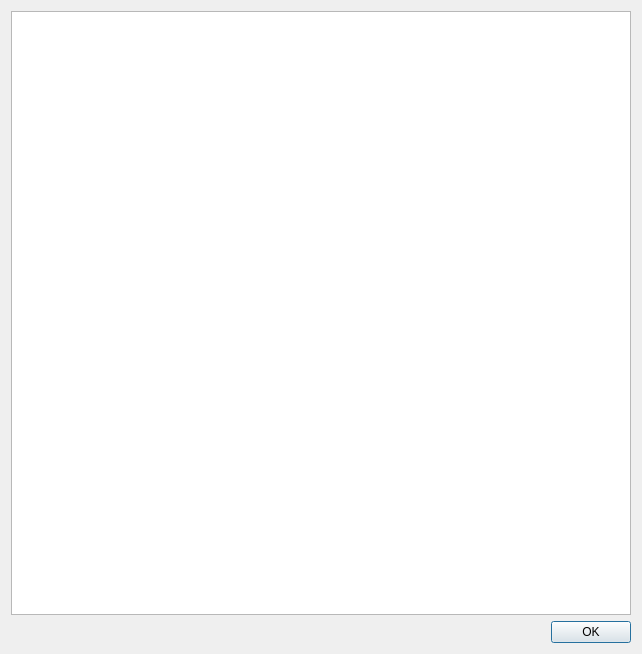
<?xml version="1.0" encoding="UTF-8"?>
<ui version="4.0">
 <class>TagsHelp</class>
 <widget class="QDialog" name="TagsHelp">
  <property name="geometry">
   <rect>
    <x>0</x>
    <y>0</y>
    <width>642</width>
    <height>654</height>
   </rect>
  </property>
  <property name="windowTitle">
   <string>Tags Help</string>
  </property>
  <layout class="QVBoxLayout" name="verticalLayout">
   <item>
    <widget class="QTextBrowser" name="textBrowser">
     <property name="html">
      <string>&lt;!DOCTYPE HTML PUBLIC &quot;-//W3C//DTD HTML 4.0//EN&quot; &quot;http://www.w3.org/TR/REC-html40/strict.dtd&quot;&gt;
&lt;html&gt;&lt;head&gt;&lt;meta name=&quot;qrichtext&quot; content=&quot;1&quot; /&gt;&lt;style type=&quot;text/css&quot;&gt;
p, li { white-space: pre-wrap; }
&lt;/style&gt;&lt;/head&gt;&lt;body style=&quot; font-family:'Sans Serif'; font-size:9pt; font-weight:400; font-style:normal;&quot;&gt;
&lt;p style=&quot;-qt-paragraph-type:empty; margin-top:0px; margin-bottom:0px; margin-left:0px; margin-right:0px; -qt-block-indent:0; text-indent:0px;&quot;&gt;&lt;br /&gt;&lt;/p&gt;&lt;/body&gt;&lt;/html&gt;</string>
     </property>
    </widget>
   </item>
   <item>
    <widget class="QDialogButtonBox" name="buttonBox">
     <property name="orientation">
      <enum>Qt::Horizontal</enum>
     </property>
     <property name="standardButtons">
      <set>QDialogButtonBox::Ok</set>
     </property>
     <property name="centerButtons">
      <bool>false</bool>
     </property>
    </widget>
   </item>
  </layout>
 </widget>
 <resources/>
 <connections>
  <connection>
   <sender>buttonBox</sender>
   <signal>accepted()</signal>
   <receiver>TagsHelp</receiver>
   <slot>accept()</slot>
   <hints>
    <hint type="sourcelabel">
     <x>248</x>
     <y>254</y>
    </hint>
    <hint type="destinationlabel">
     <x>157</x>
     <y>274</y>
    </hint>
   </hints>
  </connection>
  <connection>
   <sender>buttonBox</sender>
   <signal>rejected()</signal>
   <receiver>TagsHelp</receiver>
   <slot>reject()</slot>
   <hints>
    <hint type="sourcelabel">
     <x>316</x>
     <y>260</y>
    </hint>
    <hint type="destinationlabel">
     <x>286</x>
     <y>274</y>
    </hint>
   </hints>
  </connection>
 </connections>
</ui>
